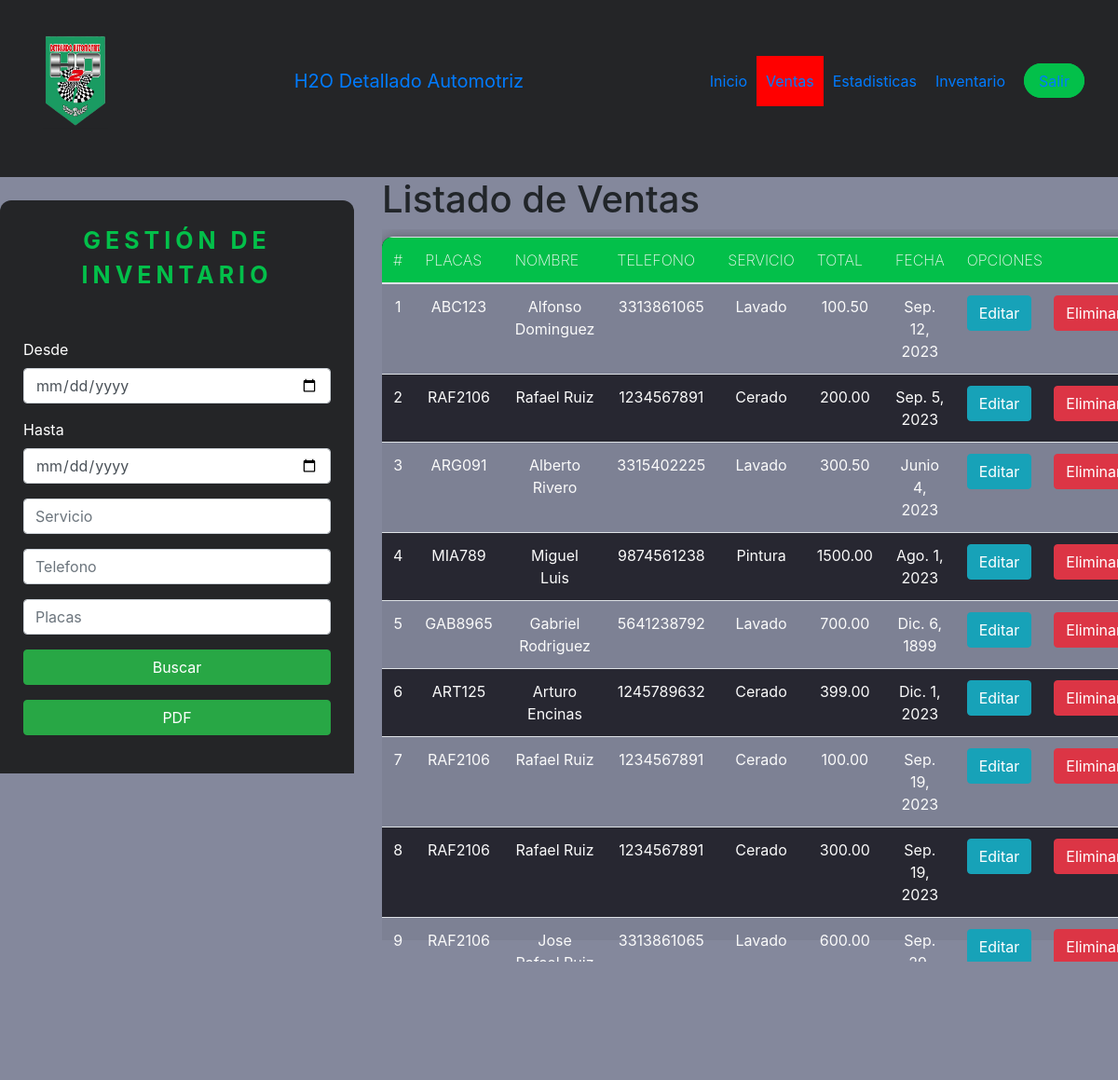
The page /org/ventas on the database its author committed.
### adminpages/models.py (models this page shows)
class ServicePage(models.Model):
  first_name = models.CharField(max_length=150)
  last_name = models.CharField(max_length=150)
  phone = models.CharField(max_length=15)
  type_service = models.CharField(max_length=100)
  plate_code = models.CharField(max_length=7)
  price = models.DecimalField(max_digits=10, decimal_places=2)
  service_date = models.DateField(auto_now_add=True)
  hour_date = models.TimeField(auto_now_add=True)

### adminpages/views.py (the view)
# urls.py: path('ventas', views.Ventas, name='ventas'),
def Ventas(request):
  ventasLista = ServicePage.objects.all()
  return render(request,'adminpages/ventas.html',{'ventas': ventasLista})

### adminpages/templates/adminpages/ventas.html (shortened to what this page needs)
{% extends 'base.html' %}
{% block content %}
<div class="row">
    <div class="col-sm-12 col-md-6 col-lg-4 col-xl-4">
        <div class="wrapper">
            <div class="registration_form">
              <div class="title">Gestión de Inventario</div>
                <form class="form-group mt-5" action="buscarVenta" method="GET">
                  <div class="mt-4">
                    <div class="form-group">
                      <label for="txtdate1">Desde</label>
                        <input type="date" id="txtdate1" name="txtdate1" class="form-control" placeholder="Desde"
                           maxlength="50">
                    </div>
                    <div class="form-group">
                      <label for="txtdate1">Hasta</label>
                        <input type="date" id="txtdate2" name="txtdate2" class="form-control" placeholder="Hasta"
                            maxlength="200">
                    </div>
                  </div>
                  <div class="form-group">
                    <input type="txt" id="txtServicio" name="txtServicio" class="form-control" placeholder="Servicio"
                        maxlength="50">
                  </div>
                    <div class="form-group">
                      <input type="text" id="txtTelefono" name="txtTelefono" class="form-control" placeholder="Telefono"
                          maxlength="150">
                    </div>
                    <div class="form-group">
                      <input type="txt" id="txtPlacas" name="txtPlacas" class="form-control" placeholder="Placas"
                          maxlength="50">
                    </div>
                    <div class="form-group">
                        <button type="submit" name="accion" value="buscar" class="btn btn-success btn-block text-white">Buscar</button>
                    </div>
                    <div class="form-group">
                        <button type="submit" name="accion" value="descargar" class="btn btn-success btn-block text-white">PDF</button>
                    </div>
                </form>
            </div>
        </div>
    </div>
    <div class="col-sm-12 col-md-6 col-lg-8 col-xl-8">
        <h1>Listado de Ventas</h1>
        <div class="table-responsive py-2">
            <table class="table table-striped">
                <thead>
                    <tr>
                        <th>#</th>
                        <th>Placas</th>
                        <th>Nombre</th>
                        <th>Telefono</th>
                        <th>Servicio</th>
                        <th>Total</th>
                        <th>Fecha</th>
                        <th colspan="2">Opciones</th>
                    </tr>
                </thead>
                <tbody>
                    {% for i in ventas %}
                    <tr>
                        <td>{{forloop.counter}}</td>
                        <td>{{i.plate_code}}</td>
                        <td>{{i.first_name}} {{i.last_name}}</td>
                        <td>{{i.phone}}</td>
                        <td>{{i.type_service}}</td>
                        <td>{{i.price}}</td>
                        <td>{{i.service_date}}</td>
                        <td><a href="edicionVenta/{{i.id}}" class="btn btn-info">Editar</a></td>
                        <td><a href="eliminarVenta/{{i.id}}" class="btn btn-danger btnEliminacion">Eliminar</a></td>
                    </tr>
                    {% endfor %}
                </tbody>
            </table>
        </div>
        <div class="pagination justify-content-center">
          <ul class="pagination">
              <li class="page-item">
                  <span class="page-link">Página {{ page.number }} de {{ page.paginator.num_pages }}.</span>
              </li>
          </ul>
      </div>
    </div>
</div>
{% endblock %}

### static/css/style.css (style rules this page uses)
:root { --parakeet: #03c04a; --slate: #242527; }
* { margin: 0; padding: 0; box-sizing: border-box; }
body { font-family: "Roboto Condensed", sans-serif; }
main,body,footer { background: #84889c; }
html, body { margin: 0px; padding: 0px; height: 100%; }
body { padding-bottom: 81px; min-height: calc(100% - 81px); position: relative; }
.wrapper { padding-top: 25px; padding-bottom: 25px; display: flex; justify-content: center; align-items: center; }
.registration_form { background: var(--slate); padding: 25px; border-radius: 12px 12px 0 0; width: 400px; }
.registration_form .title { text-align: center; font-size: 25px; text-transform: uppercase; color: var(--parakeet); letter-spacing: 5px; font-weight: 700; }

### static/css/navbar.css (style rules this page uses)
:root { --parakeet: #03c04a; --slate: #242527; }
ul { list-style-type: none; }
a { color: white; text-decoration: none; }

### static/css/productos.css (style rules this page uses)
body { font-family: Arial, sans-serif; margin: 0; padding: 0; background-color: #9597a6; }
a { text-decoration: none; }

### static/css/table.css (style rules this page uses)
:root { --parakeet: #03c04a; --slate: #242527; --darkslateeven: #2a2a35; --darkslategray: #272731; }
table { width: 60%; border-collapse: collapse; border-spacing: 0; box-shadow: 0 2px 15px rgba(64, 64, 64, 0.7); border-radius: 12px 12px 0 0; overflow: hidden; margin-left: auto; margin-right: auto; margin-top: 0px; margin-bottom: 25px; }
td, th { padding: 15px 20px; text-align: center; }
th { background-color: var(--parakeet); color: #fafafa; font-weight: 200; text-transform: uppercase; }
tr { width: 100%; background-color: black; color: #fafafa; }
tr:nth-child(even) { background-color: var(--darkslategray); }

### adminpages/templates/adminpages/ventas.html (style rules this page uses)
label { color: white; }

### rows shown on the page
ServicePage: plate_code "ABC123", first_name "Alfonso", last_name "Dominguez", phone "3313861065", type_service "Lavado", price "100.50", service_date "Sep. 12, 2023"
ServicePage: plate_code "RAF2106", first_name "Rafael", last_name "Ruiz", phone "1234567891", type_service "Cerado", price "200.00", service_date "Sep. 5, 2023"
ServicePage: plate_code "ARG091", first_name "Alberto", last_name "Rivero", phone "3315402225", type_service "Lavado", price "300.50", service_date "Junio 4, 2023"
ServicePage: plate_code "MIA789", first_name "Miguel", last_name "Luis", phone "9874561238", type_service "Pintura", price "1500.00", service_date "Ago. 1, 2023"
ServicePage: plate_code "GAB8965", first_name "Gabriel", last_name "Rodriguez", phone "5641238792", type_service "Lavado", price "700.00", service_date "Dic. 6, 1899"
ServicePage: plate_code "ART125", first_name "Arturo", last_name "Encinas", phone "1245789632", type_service "Cerado", price "399.00", service_date "Dic. 1, 2023"
ServicePage: plate_code "RAF2106", first_name "Rafael", last_name "Ruiz", phone "1234567891", type_service "Cerado", price "100.00", service_date "Sep. 19, 2023"
ServicePage: plate_code "RAF2106", first_name "Rafael", last_name "Ruiz", phone "1234567891", type_service "Cerado", price "300.00", service_date "Sep. 19, 2023"
ServicePage: plate_code "RAF2106", first_name "Jose Rafael", last_name "Ruiz Gudino", phone "3313861065", type_service "Lavado", price "600.00", service_date "Sep. 29, 2023"
